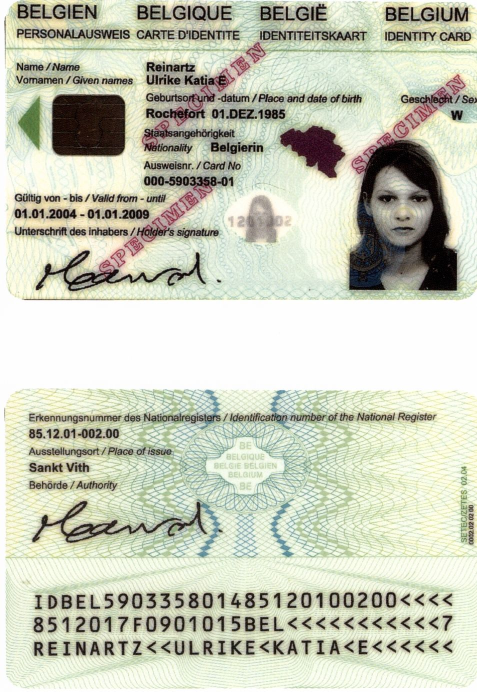
#> input picture mrz/examples/passport_01.jpg, 954 x 1383 px, given in place of t2.jpg, which was not available (shown at 1/2 size)
$ python center_of_shape.py --image ../../mrz/examples/passport_01.jpg   (older library calls are emulated)
#> lines starting #> are read from the running program, lines starting #| are printed output that depends on the picture; after the words box and inside, x2 and y2 are one past the last pixel; in counts of white or black regions, pixels touching at a corner belong together; pictures that were not available may be replaced by others from this repository, and a replacement may not be noted
#This is following https://www.pyimagesearch.com/2016/02/01/opencv-center-of-contour/
# import the necessary packages
import argparse
import imutils
import cv2

# construct the argument parse and parse the arguments
ap = argparse.ArgumentParser()
ap.add_argument("-i", "--image", required=False,
                help="path to the input image")
args = vars(ap.parse_args())

# load the image, convert it to grayscale, blur it slightly,
# and threshold it
#image = cv2.imread(args["image"])
image = cv2.imread('/opt/tmp/image/t2.jpg')
#> image is the input picture: shape (1383, 954, 3); mean B, G, R 186.2, 203.7, 200.3
#image = cv2.resize(image, (1024, 800))
gray = cv2.cvtColor(image, cv2.COLOR_BGR2GRAY)
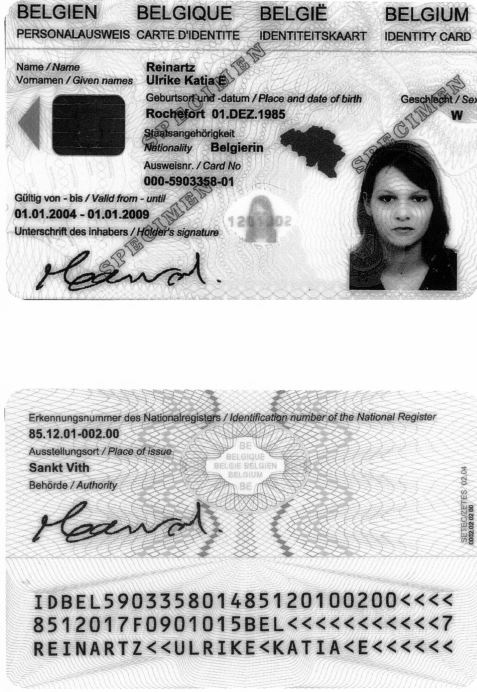
#> gray: shape (1383, 954) (shown at 1/2 size); min 0, max 255, mean 200.7
#blurred = cv2.GaussianBlur(gray, (3, 3), 0)
thresh = cv2.threshold(gray, 60, 255, cv2.THRESH_BINARY)[1]
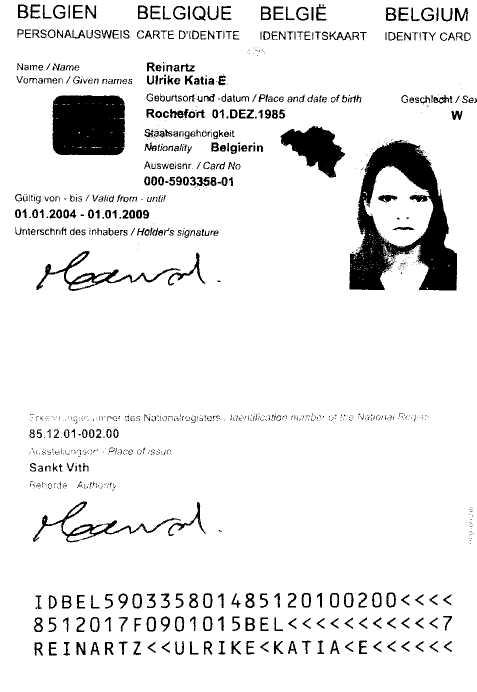
#> thresh: shape (1383, 954) (shown at 1/2 size); 91.8% white; 1166 black regions (709 under 20 px), largest, box (x1, y1, x2, y2) and area: (699, 280, 914, 581) 28393, (105, 190, 250, 311) 16614, (561, 252, 690, 355) 6940
cv2.imshow("gray ", gray)
cv2.waitKey(0)

#cv2.imshow("blurred ", blurred)
#cv2.waitKey(0)

cv2.imshow("thresh ", thresh)
cv2.waitKey(0)

threshx = (255-thresh)
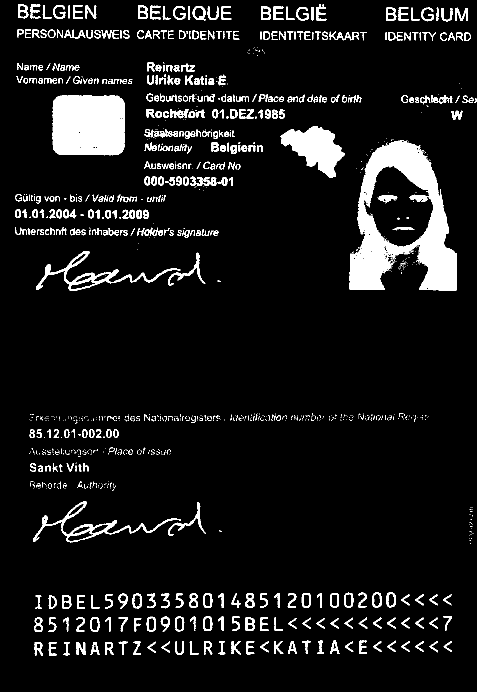
#> threshx: shape (1383, 954) (shown at 1/2 size); 8.2% white; 1166 white regions (709 under 20 px)

cv2.imshow("thresh reverted", threshx)
cv2.waitKey(0)

#th = cv2.adaptiveThreshold(gray, 255, cv2.ADAPTIVE_THRESH_GAUSSIAN_C, cv2.THRESH_BINARY, 115, 1)
#cv2.imshow('Adaptive threshold',th)
#cv2.waitKey(0)

# find contours in the thresholded image
cnts = cv2.findContours(thresh.copy(), cv2.RETR_EXTERNAL,
                        cv2.CHAIN_APPROX_SIMPLE)
#> cnts = 1 contour; box (x1, y1, x2, y2) and area: (0, 0, 954, 1383) 1317012
cnts = cnts[0] if imutils.is_cv2() else cnts[1]
# loop over the contours
for c in cnts:
    # compute the center of the contour
    M = cv2.moments(c)
    if(M["m00"] > 0.0):
        cX = int(M["m10"] / M["m00"])
        cY = int(M["m01"] / M["m00"])

        # draw the contour and center of the shape on the image
        cv2.drawContours(image, [c], -1, (0, 255, 0), 2)
        cv2.circle(image, (cX, cY), 7, (255, 255, 255), -1)
        cv2.putText(image, "center", (cX - 20, cY - 20),
                cv2.FONT_HERSHEY_SIMPLEX, 0.5, (255, 255, 255), 2)
#> this loop made 1 pass
#> (cX, cY) on pass 1: (476, 691)
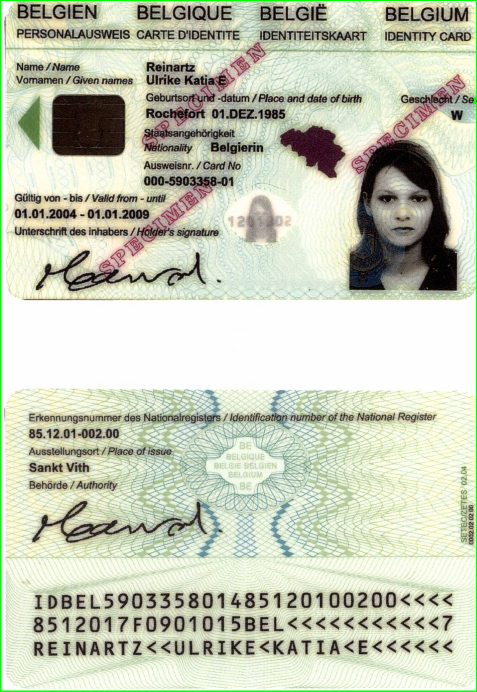
#> image: shape (1383, 954, 3) (shown at 1/2 size); 0.75% of pixels changed, all inside (x1, y1, x2, y2) = (0, 0, 954, 1383)

# show the image
cv2.imshow("Image", image)
cv2.waitKey(0)

$ run again, on mrz/examples/passport_02.jpg
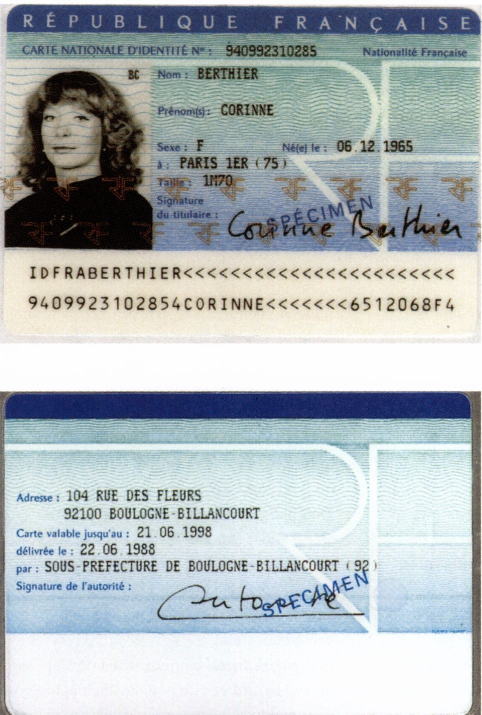
#> input picture mrz/examples/passport_02.jpg, 964 x 1429 px, given in place of t2.jpg, which was not available (shown at 1/2 size)
#> image is the input picture: shape (1429, 964, 3); mean B, G, R 185.5, 182.6, 174.5
#> `thresh = cv2.threshold(gray, 60, 255, cv2.THRESH_BINARY)[1]`:
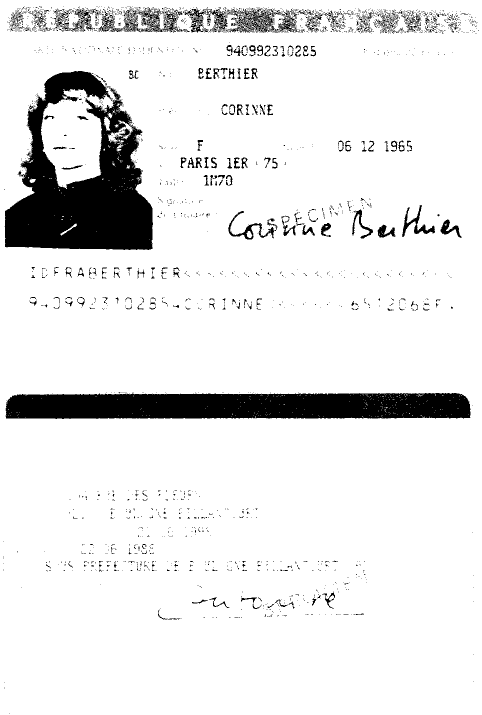
#> thresh: shape (1429, 964) (shown at 1/2 size); 90.4% white; 2728 black regions (2525 under 20 px), largest, box (x1, y1, x2, y2) and area: (9, 142, 306, 500) 56781, (11, 786, 941, 838) 44645, (460, 16, 601, 66) 2620
#> threshx: shape (1429, 964); 9.6% white; 2728 white regions (2525 under 20 px)
#> `cnts = cv2.findContours(thresh.copy(), cv2.RETR_EXTERNAL, cv2.CHAIN_AP..`: cnts = 1 contour; box (x1, y1, x2, y2) and area: (0, 0, 964, 1429) 1375164
#> `cnts = cnts[0] if imutils.is_cv2() else cnts[1]`: cnts = [[[0, 0], [0, 1428], [963, 1428], [963, 0]]]
#> the loop `for c in cnts:` made 1 pass
#> (c, cX, cY) on pass 1: ([[0, 0], [0, 1428], [963, 1428], [963, 0]], 481, 714)
#> after the loop `for c in cnts:`:
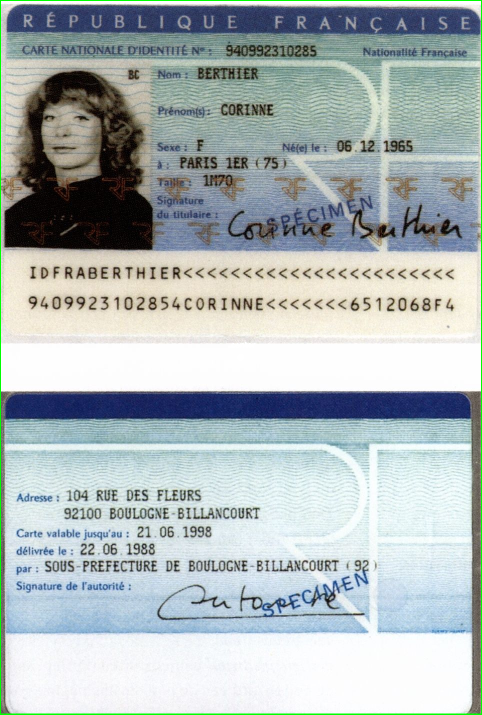
#> image: shape (1429, 964, 3) (shown at 1/2 size); 0.73% of pixels changed, all inside (x1, y1, x2, y2) = (0, 0, 964, 1429)
